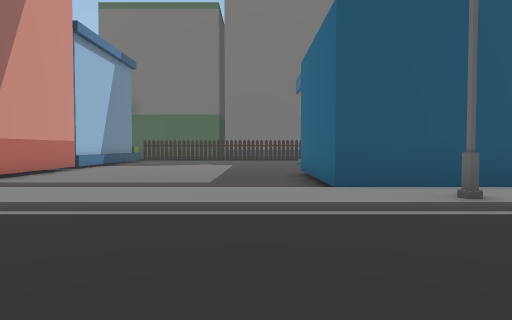
view 1 (above)

24 first-person views from a walk through a Unity game level. The camera is 1.4 m above the floor, tilts 2° down and sees 70° across. The floor is counted in squares, 2 m on a side. Each view is taken from the middle of a square. On the plan, view 1 faces up. The plan holds only what a view shows up to about 11 squares ahead; the rest is blank. The place goes on beyond the plan. The player character is not drawn. Some animated figures are not drawn.

view 2
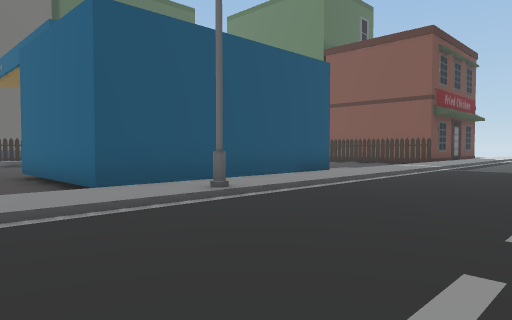

view 3
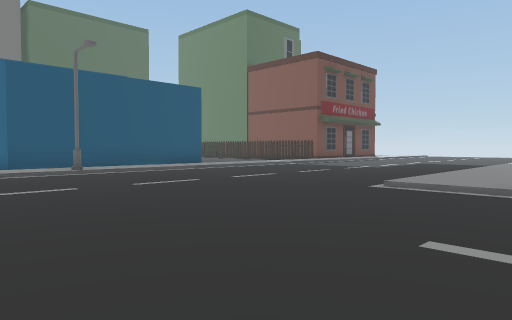

view 4
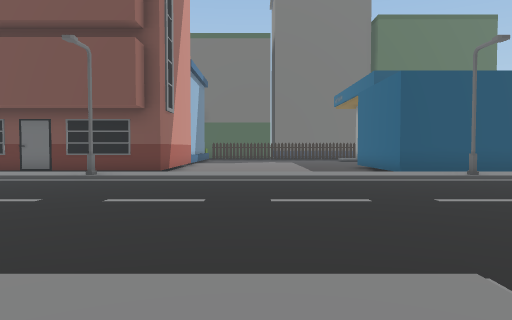

view 5
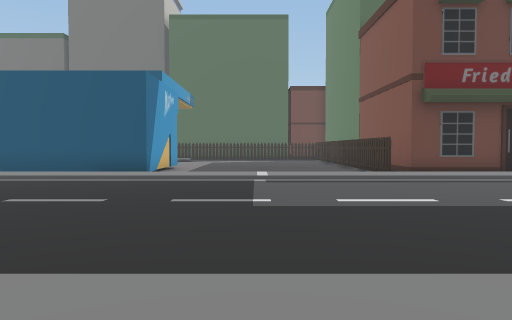

view 6
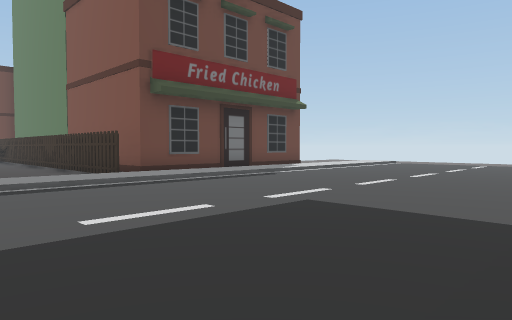

view 7
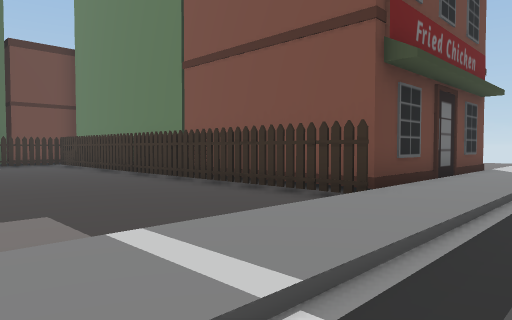

view 8
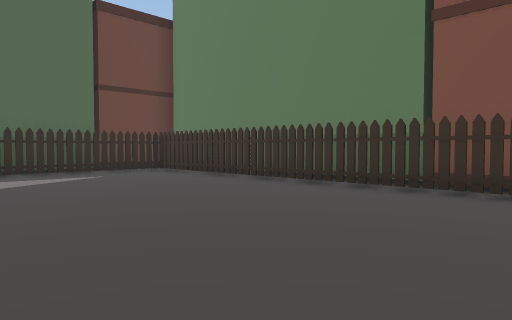

view 9
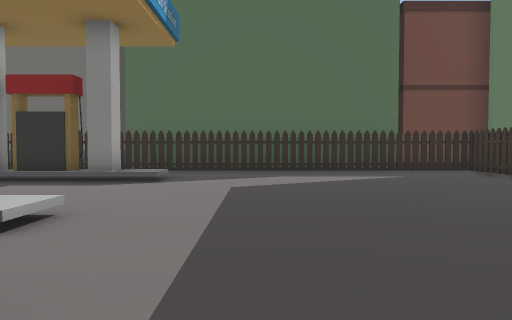

view 10
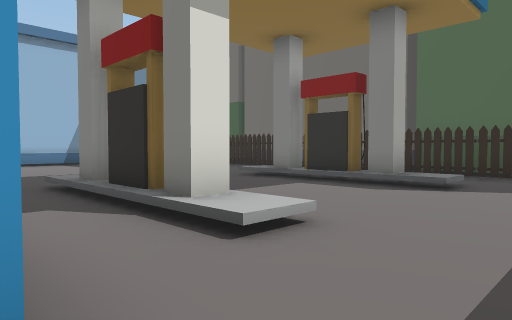

view 11
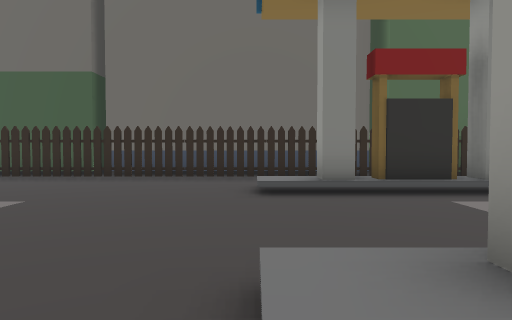

view 12
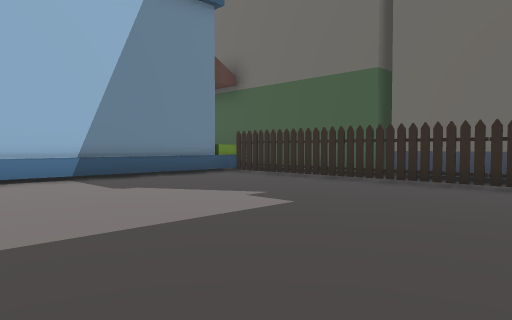

view 13
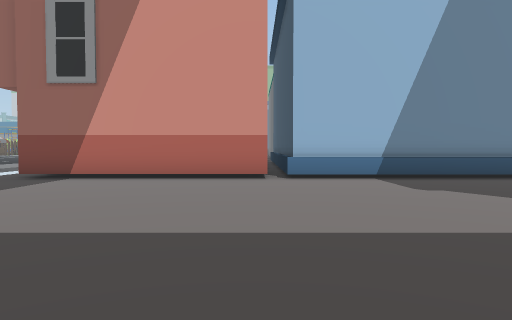

view 14
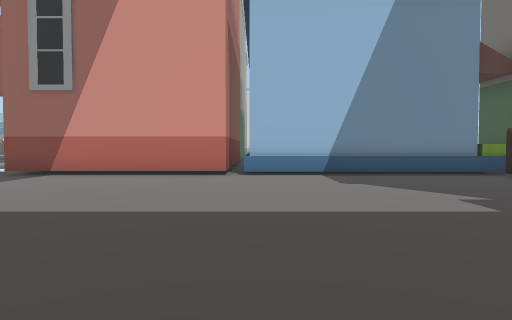

view 15
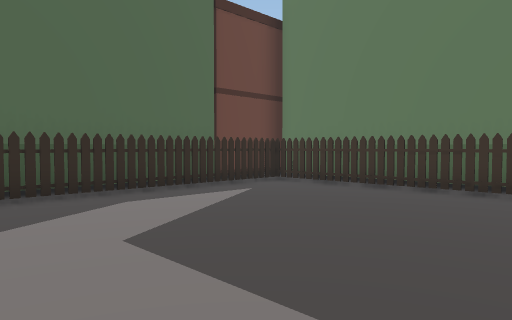

view 16
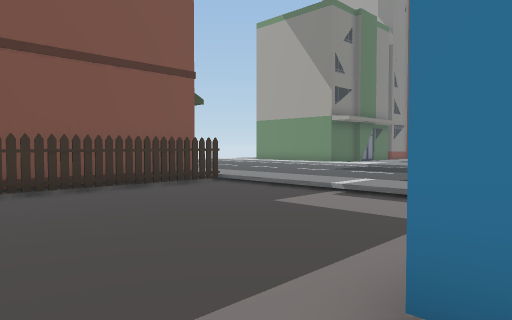

view 17
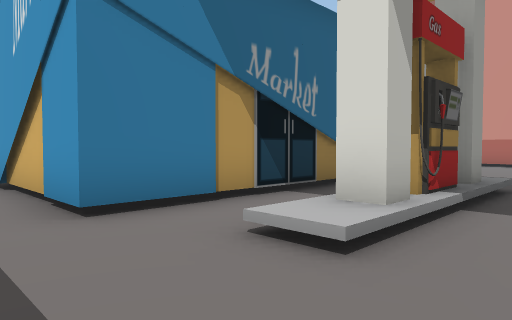

view 18
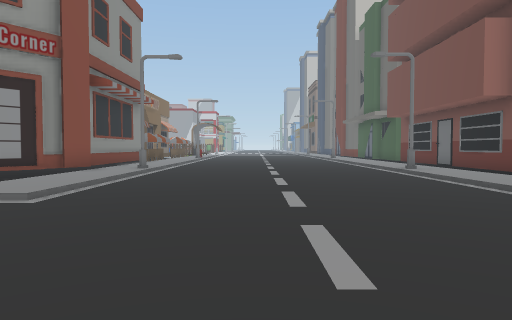

view 19
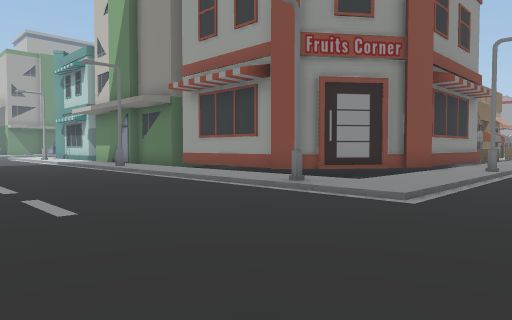

view 20
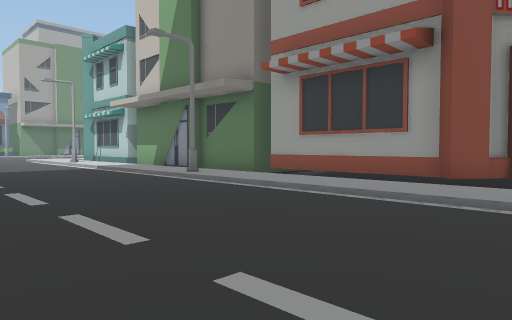

view 21
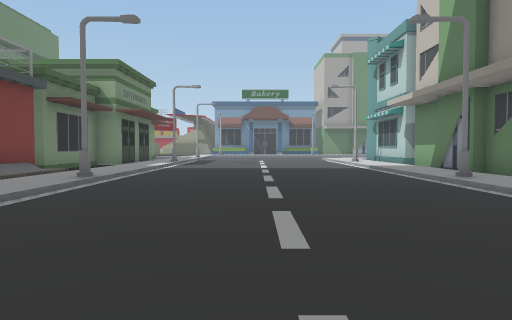

view 22
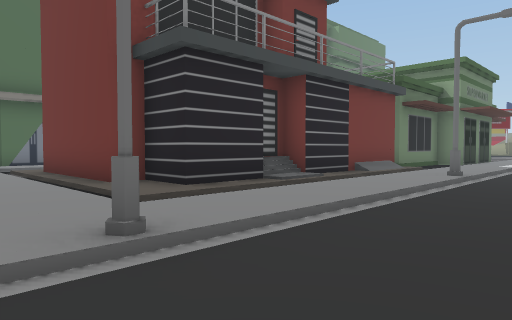

view 23
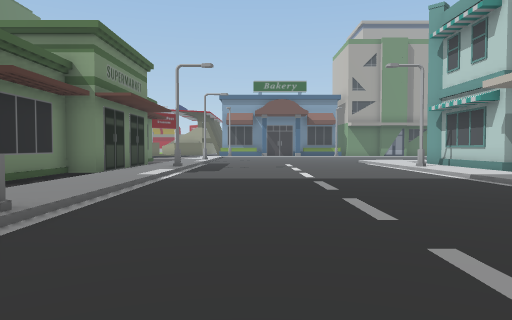

view 24
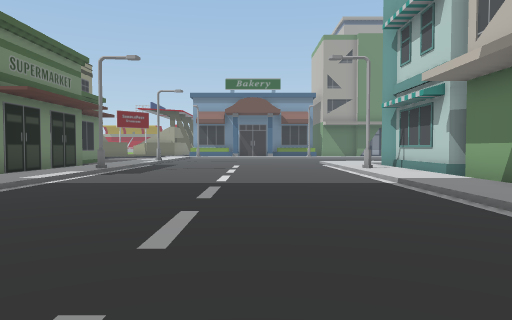

### Floor plan
Key: @ floor where view 1 was taken; # wall or solid block; x gap in a wall; . main floor; : floor 0.25 m higher than the main floor; / step, stairs or slope; ^ raised ledge; B building; S streetlight; F fence.
Columns run from 8 left of view 1 to 19 right of it. Each row starts with its distance up from view 1.
 21       B      B
 20 BBBBBBBBBBBBBBBBBBBBBB##
 19  BFFFFFFFFFFFFFFFFFFFFFFB
 18   B........  ..........FB
 17   B.......//xx#/.......FB
 16   B....................FB
 15   B....................FB
 14   B....................FB
 13 BBB.......//////.......FB
 12 BBB.......//###/.......FB
 11   B....................F#
 10   B.......######.......F#
  9   B.......#    #.......F#
  8   B.......#    ##......F#
  7 BBB.......#     #......F#
  6 ...       #######......F####
  5 ::::::::::::::::::::::::::::
  4 /S/////////S////////////////
  3 ............................
  2 ............................
  1 ............................
  0 ........@...................
 -1 ............................
 -2 ............................
 -3 .S/////......//////////
 -4 ::::::/....../:::::::
 -5 ###  :S......S::::::
 -6   ^# :/....../:////////
 -7    ^#:/....../:/#####:
 -8     #:/....../:/#
 -9     #:/......///#
-10     #:/......///#
-11     #:/....../:/#
-12    BB:S......S//#
-13     B:/......///#
-14     B:/......///#
-15     B:/....../:/BB
-16     B:/....../:.B
-17     B:/....../:.B
-18     B:/....../:.BB
-19     B:/....../:B
-20     B:/....../:B
-21     B:S......S:B

Where each view was taken, in squares from view 1:
view 1: 0 up, 0 right, facing up
view 2: 0 up, 1 left, facing up-right
view 3: 6 down, 1 left, facing up-right
view 4: 5 down, 3 left, facing up
view 5: 5 down, 11 right, facing up
view 6: 3 down, 11 right, facing up-right
view 7: 3 up, 10 right, facing up-right
view 8: 9 up, 9 right, facing up-right
view 9: 9 up, 9 right, facing up
view 10: 10 up, 9 right, facing up-left
view 11: 11 up, 2 right, facing up
view 12: 12 up, 2 right, facing up-left
view 13: 12 up, 2 right, facing left
view 14: 13 up, 3 right, facing left
view 15: 12 up, 7 right, facing up-right
view 16: 12 up, 7 right, facing down-right
view 17: 14 up, 9 right, facing down-left
view 18: 0 up, 3 right, facing left
view 19: 1 down, 3 right, facing down-left
view 20: 5 down, 3 right, facing down-left
view 21: 5 down, 2 right, facing down
view 22: 4 down, 3 right, facing down-right
view 23: 9 down, 3 right, facing down
view 24: 10 down, 1 right, facing down
